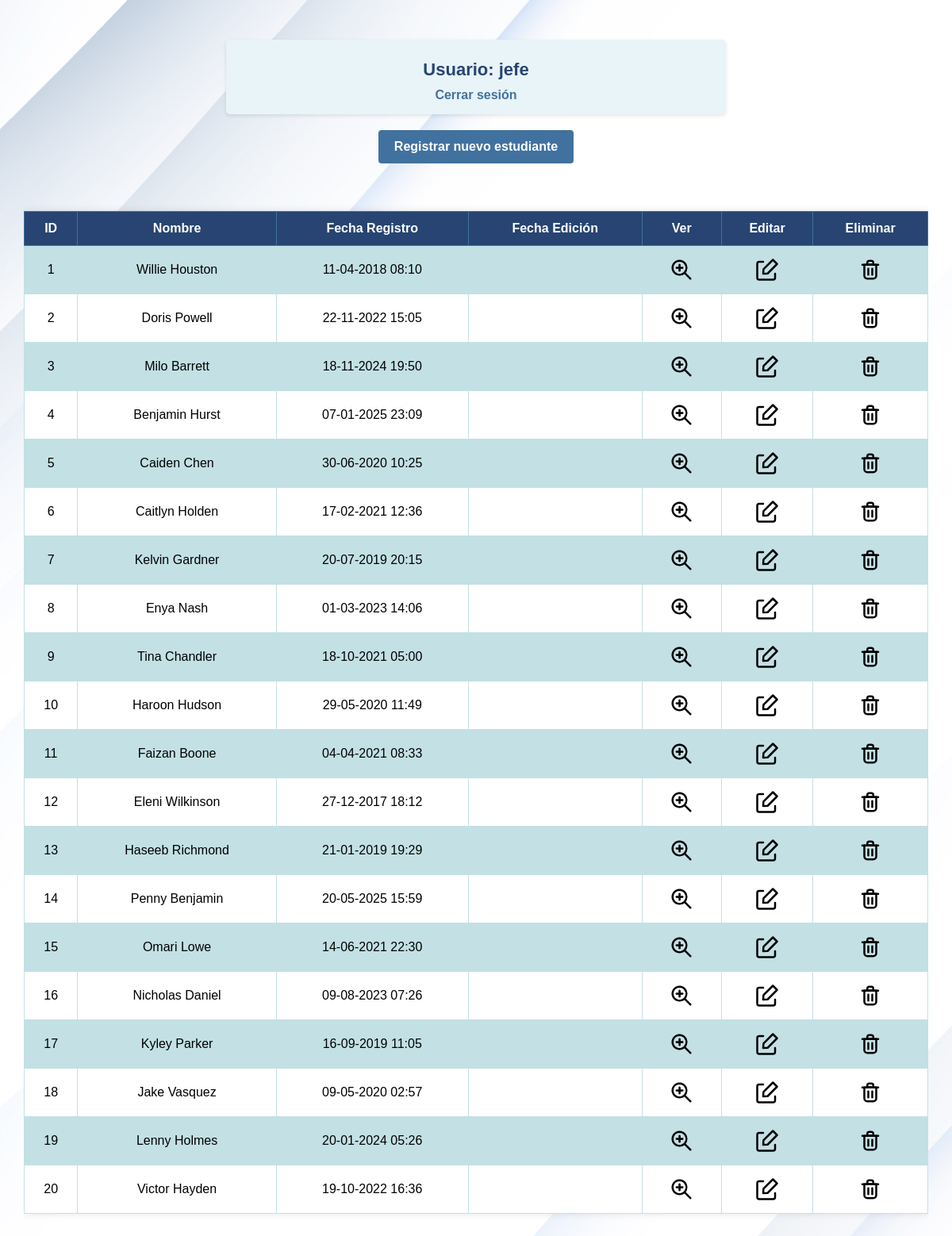
Page /students.php (signed in) on the earlier database version.
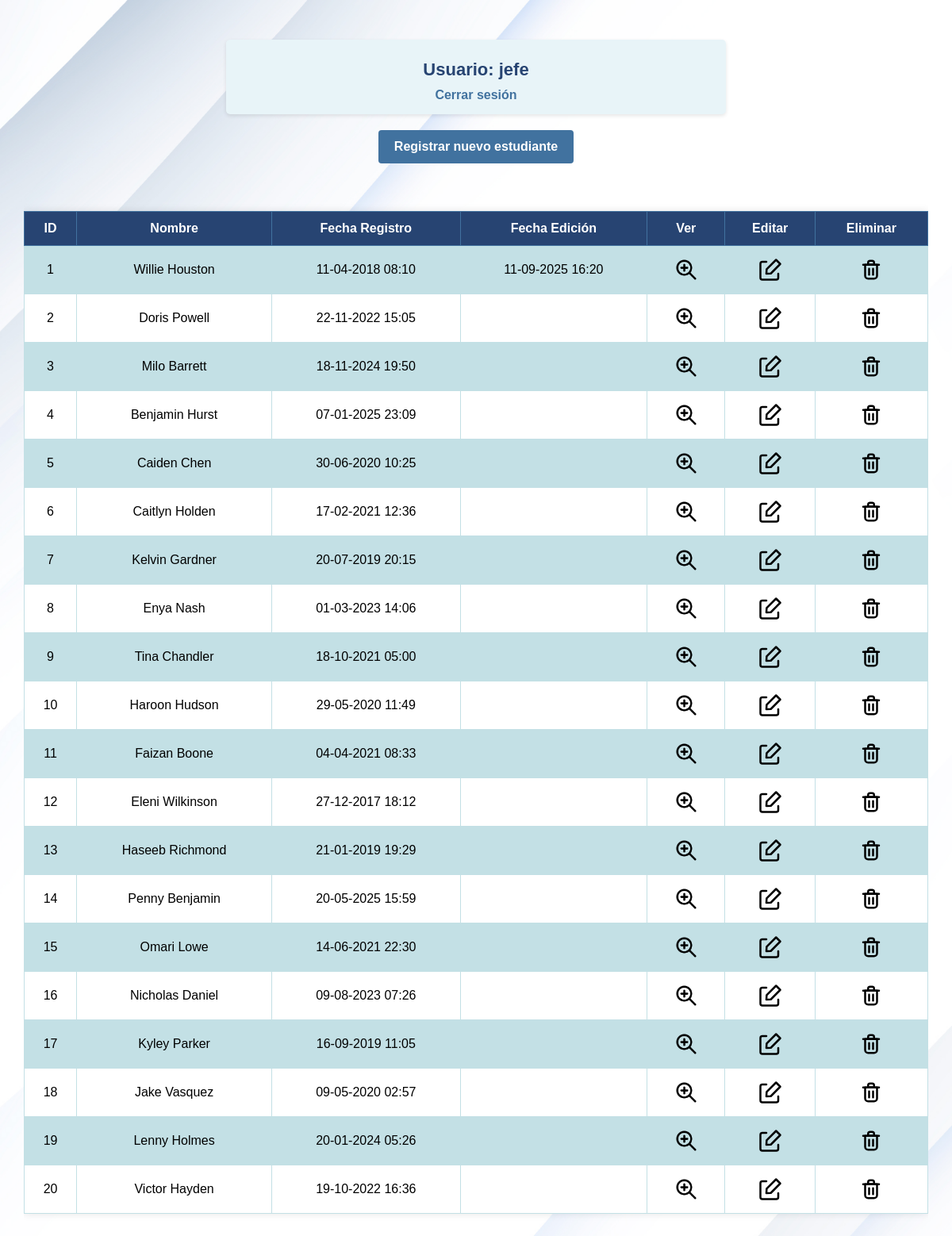
Same page on the later database version.
### tables this page shows
CREATE TABLE `student` (
  `id_students` int(11) NOT NULL AUTO_INCREMENT,
  `nombre` varchar(50) NOT NULL,
  `id_sexo` int(11) DEFAULT NULL,
  `especifique` varchar(255) DEFAULT '',
  `edad` int(3) NOT NULL,
  `nacimiento` date NOT NULL,
  `id_paises` int(11) DEFAULT NULL,
  `telefono` varchar(14) NOT NULL,
  `correo` varchar(50) NOT NULL,
  `domicilio` varchar(255) NOT NULL,
  `foto` varchar(255) NOT NULL,
  `lista` varchar(255) NOT NULL,
  `excel` varchar(255) NOT NULL,
  `fecha_acceso` timestamp NULL DEFAULT current_timestamp(),
  `fecha_registro` timestamp NOT NULL DEFAULT current_timestamp(),
  `id_usuario_registro` int(11) DEFAULT NULL,
  `fecha_edicion` timestamp NULL DEFAULT NULL,
  `id_usuario_editor` int(11) DEFAULT NULL,
  `visible` int(11) NOT NULL DEFAULT 1,
  `fecha_borrado` timestamp NOT NULL DEFAULT current_timestamp(),
  `id_usuario_borrador` int(11) DEFAULT NULL,
  PRIMARY KEY (`id_students`),
  KEY `id_paises` (`id_paises`),
  KEY `id_sexo` (`id_sexo`),
  CONSTRAINT `student_ibfk_1` FOREIGN KEY (`id_paises`) REFERENCES `paises` (`id_paises`) ON DELETE CASCADE ON UPDATE CASCADE,
  CONSTRAINT `student_ibfk_2` FOREIGN KEY (`id_sexo`) REFERENCES `sexo` (`id_sexo`) ON DELETE CASCADE ON UPDATE CASCADE
);

### students.php (the view, shortened to what this page needs)
<?php
require_once 'conn.php';
$conn = new mysqli($servername, $username, $db_password, $dbname, $port);
$conn->set_charset("utf8mb4");
$sql = "
SELECT
  s.id_students   AS ID,
  s.nombre        AS Nombre,
  DATE_FORMAT(s.fecha_registro, '%d-%m-%Y %H:%i') AS Fecha_Registro,
  DATE_FORMAT(s.fecha_edicion, '%d-%m-%Y %H:%i') AS Fecha_Edicion
FROM student s
WHERE s.visible = 1
";
$result = $conn->query($sql);
if ($result->num_rows > 0) {
  echo "<div class='user-header'>";
  echo "<h2>Usuario: <strong>" . htmlspecialchars($_SESSION["usuario"]) . "</strong></h2>";
  echo "<a href='login.php?action=logout'>Cerrar sesión</a>";
  echo "</div>";
  echo "<div style='text-align: center;'>";
  echo "<a href='Registro.php' class='new-student-btn'>Registrar nuevo estudiante</a>";
  echo "</div>";
  echo "<div class='table-container'>";
  echo "<table class='students-table'>";
  echo "<tr>
        <th>ID</th>
        <th>Nombre</th>
        <th>Fecha Registro</th>
        <th>Fecha Edición</th>
        <th>Ver</th>
        <th>Editar</th>
        <th>Eliminar</th>
      </tr>";
  while ($row = $result->fetch_assoc()) {
    echo "<tr>";
    echo "<td>" . $row['ID'] . "</td>";
    echo "<td>" . htmlspecialchars($row['Nombre']) . "</td>";
    echo "<td>" . $row['Fecha_Registro'] . "</td>";
    echo "<td>" . ($row['Fecha_Edicion'] ? $row['Fecha_Edicion'] : '') . "</td>";
    echo "<td>
            <a href='student_information.php?id=" . $row['ID'] . "' class='btn-table'>
                <img src='./templates/magnifying.png' width='30' alt='Ver detalles' title='Ver detalles'>
            </a>
          </td>";
    echo "<td>
            <a href='editar_registro.php?id=" . $row['ID'] . "' class='btn-table'>
                <img src='./templates/edit.svg' width='30' alt='Editar registro' title='Editar registro'>
            </a>
          </td>";
    echo "<td>
            <a href='gestion.php?action=eliminar&id=" . $row['ID'] . "' class='btn-table' onclick='return confirm(\"¿Estás seguro de eliminar este registro?\")'>
                <img src='./templates/delete.svg' width='30' alt='Eliminar registro' title='Eliminar registro'>
            </a>
          </td>";
    echo "</tr>";
  }
  echo "</table>";
  echo "</div>";
}
?>
<!DOCTYPE html>
<html lang="es">
<head>
  <link rel="stylesheet" href="style.css" media="screen" />
</head>
<body>
</body>
</html>

### style.css (style rules this page uses)
body { font-family: Arial, sans-serif; margin: 10px; padding: 20px; background-image: url('templates/White.jpg'); background-size: cover; background-position: center; background-repeat: no-repeat; background-attachment: fixed; }
h2 { text-align: center; color: #000000; }
table { padding: 5px; font-family: arial, sans-serif; border: 1px solid #ddd; width: 100%; background-color: rgba(255, 255, 255, 0.9); border-collapse: collapse; margin: 20px 0; }
th { background-color: mediumspringgreen; border: 3px solid #e51919; text-align: center; padding: 8px; }
td { border: 3px solid #e51919; text-align: center; padding: 8px; }
tr { background-color: rgba(240, 240, 240, 0.9); }
tr:nth-child(even) { background-color: rgba(220, 220, 220, 0.9); }
a { background-color: transparent; text-decoration: none; }
h2 { background-color: rgba(0, 0, 0, 0); padding: 10px; border-radius: 5px; text-align: center; }
.btn-table { background-color: transparent; padding: 1px; border-radius: 3px; text-decoration: none; color: #000; }
.user-header { max-width: 600px; margin: 20px auto; text-align: center; padding: 20px; margin-bottom: 20px; background-color: transparent; }
.user-header h2 { color: #000; font-size: 22px; margin: 0; }
.user-header a { color: #337ab7; text-decoration: none; }
.new-student-btn { background-color: #4CAF50; color: white; padding: 10px 15px; text-decoration: none; border-radius: 4px; display: inline-block; margin-bottom: 20px; }
.table-container { overflow-x: auto; margin: 20px 0; }
.students-table { width: 100%; border-collapse: collapse; font-family: Arial, sans-serif; box-shadow: 0 0 10px rgba(0, 0, 0, 0.1); }
.students-table th { background-color: #274472; color: white; padding: 12px; text-align: center; font-weight: bold; border: 1px solid #41729f; }
.students-table td { padding: 10px; text-align: center; border: 1px solid #c3e0e5; }
.students-table tr:nth-child(even) { background-color: #c3e0e5; }
.students-table tr:nth-child(odd) { background-color: #ffffff; }
.students-table a { color: #274472; text-decoration: none; transition: color 0.3s; }
.user-header { text-align: center; padding: 15px; margin-bottom: 20px; background-color: #c3e0e5; border-radius: 5px; box-shadow: 0 2px 5px rgba(0, 0, 0, 0.1); }
.user-header h2 { color: #274472; font-size: 22px; margin: 0 0 10px 0; }
.user-header a { color: #41729f; text-decoration: none; font-weight: bold; }
.new-student-btn { background-color: #41729f; color: white; padding: 12px 20px; text-decoration: none; border-radius: 4px; display: inline-block; margin-bottom: 20px; font-weight: bold; transition: background-color 0.3s; }
.students-table .btn-table { display: inline-block; padding: 5px; border-radius: 4px; transition: background-color 0.3s; }
.students-table .btn-table img { vertical-align: middle; }
.user-header { text-align: center; padding: 15px; margin-bottom: 20px; background-color: #e8f4f8; border-radius: 5px; box-shadow: 0 2px 5px rgba(0, 0, 0, 0.1); }
.user-header h2 { color: #274472; font-size: 22px; margin: 0; font-weight: bold; }

Differences in the rows shown:
changed student "Willie Houston": Fecha_Edicion (not shown) → "11-09-2025 16:20"
